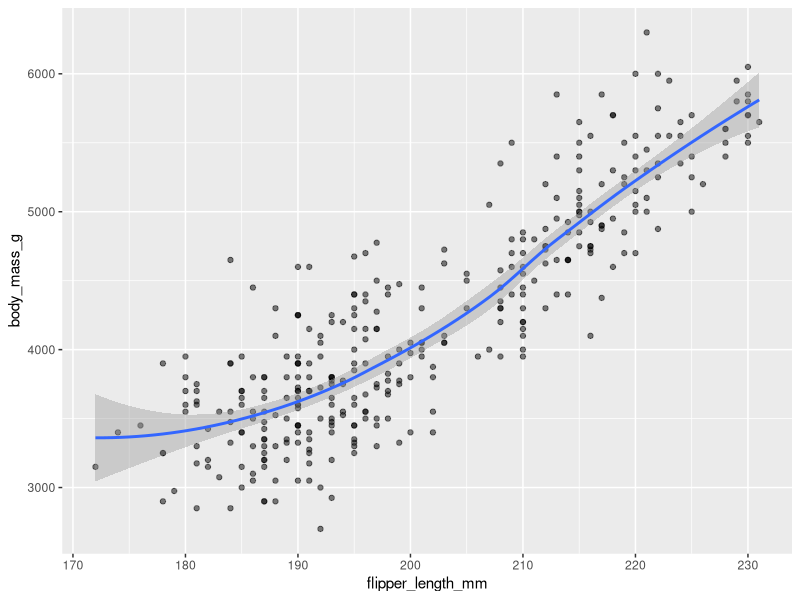
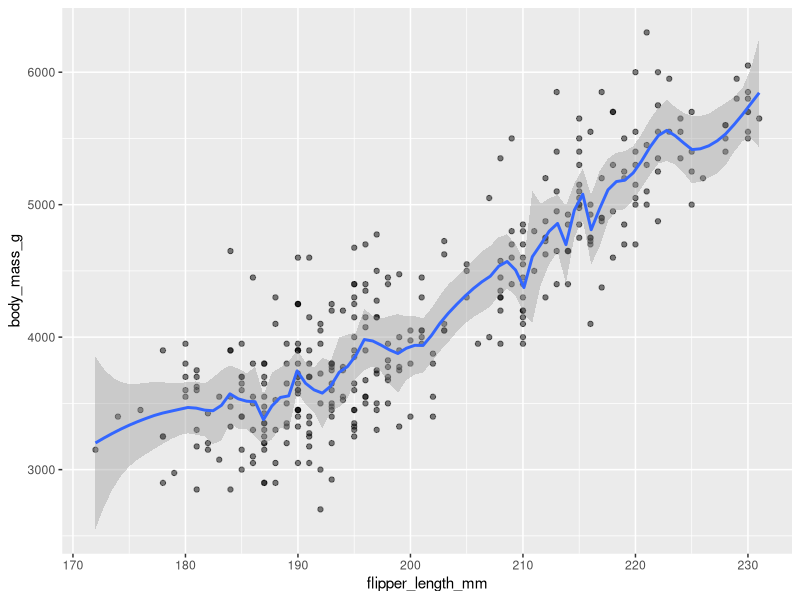
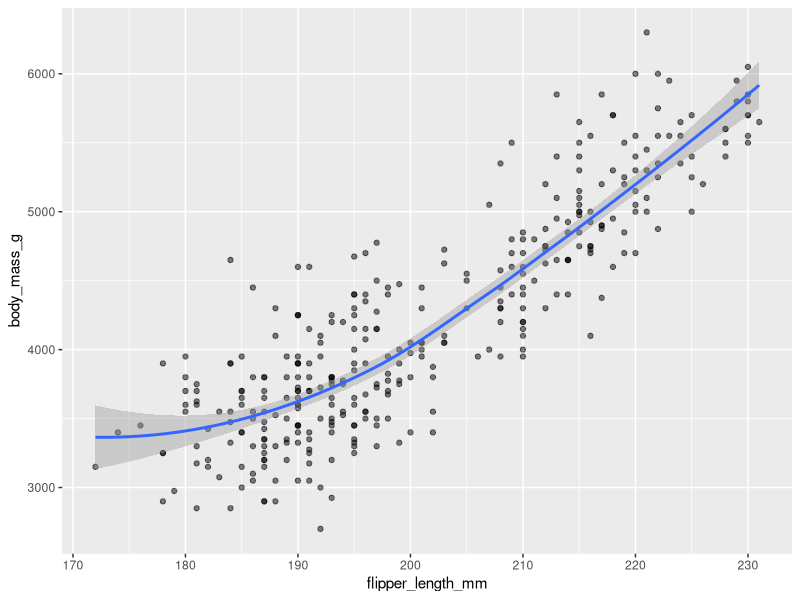
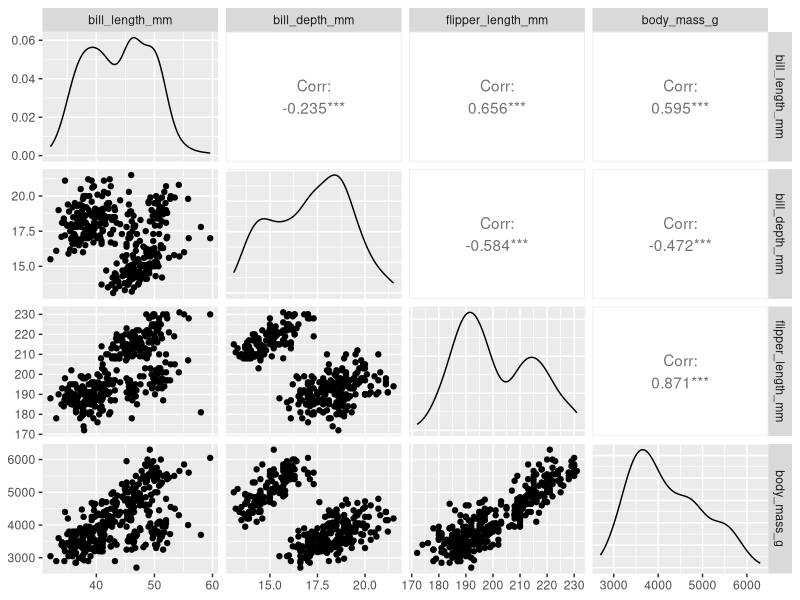
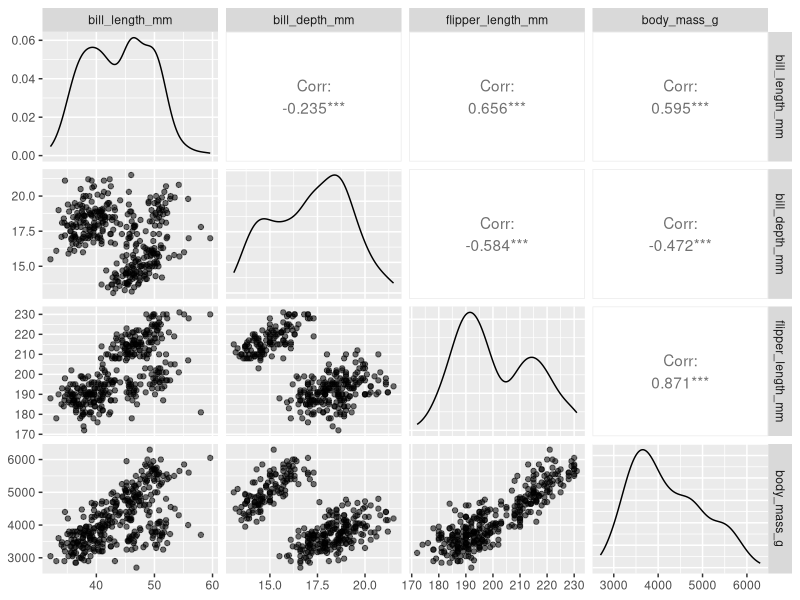
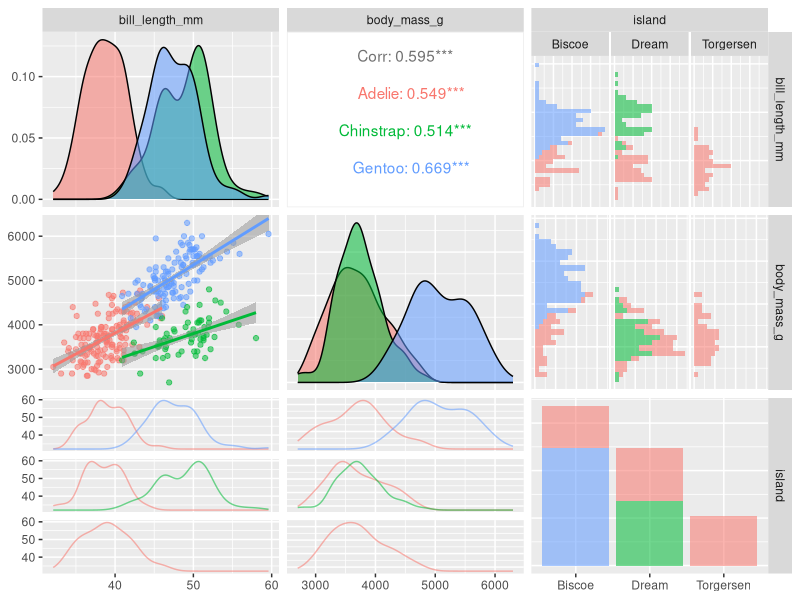
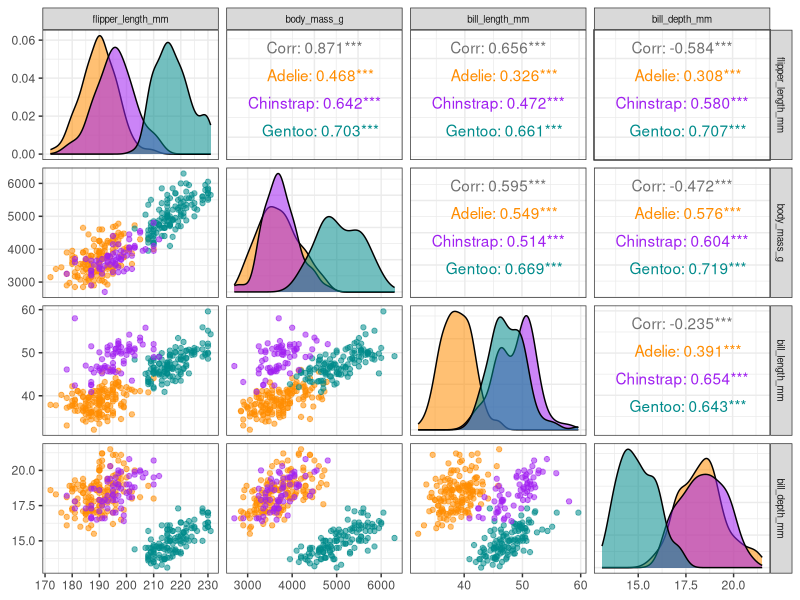

Write R code to recreate these figures, in order.
## ---- chunk 1
#| include: false
knitr::opts_chunk$set(
  echo = TRUE,
  message = FALSE,
  warning = FALSE,
  fig.align = "center"
)

library(tidyverse)
library(palmerpenguins)
## ---- chunk 2
#| code-line-numbers: "4"
penguins |>
  ggplot(aes(x = flipper_length_mm, y = body_mass_g)) +
  geom_point(alpha = 0.5) + 
  geom_smooth()
## ---- chunk 3
#| code-line-numbers: "4"
penguins |>
  ggplot(aes(x = flipper_length_mm, y = body_mass_g)) +
  geom_point(alpha = 0.5) + 
  geom_smooth(span = .1)
## ---- chunk 4
#| code-line-numbers: "4"
penguins |>
  ggplot(aes(x = flipper_length_mm, y = body_mass_g)) +
  geom_point(alpha = 0.5) + 
  geom_smooth(span = 1)
## ---- chunk 5
penguins |> slice(1:3)
## ---- chunk 6
library(GGally)
penguins |> ggpairs(columns = 3:6)
## ---- chunk 7
#| code-line-numbers: "2"
penguins |> ggpairs(columns = 3:6,
                    mapping = aes(alpha = 0.5))
## ---- chunk 8
#| output-location: slide
penguins |> 
  ggpairs(columns = c("bill_length_mm", "body_mass_g", "island"),
          mapping = aes(alpha = 0.5, color = species), 
          lower = list(
            continuous = "smooth_lm", 
            combo = "facetdensitystrip"
          ),
          upper = list(
            continuous = "cor",
            combo = "facethist"
          )
  )
## ---- chunk 9
#| echo: false
penguins |>
  dplyr::select(species, body_mass_g, ends_with("_mm")) |>
  ggpairs(mapping = aes(color = species, alpha = 0.5),
          columns = c("flipper_length_mm", "body_mass_g",
                      "bill_length_mm", "bill_depth_mm")) +
  scale_colour_manual(values = c("darkorange","purple","cyan4")) +
  scale_fill_manual(values = c("darkorange","purple","cyan4")) +
  theme_bw() +
  theme(strip.text = element_text(size = 7))
